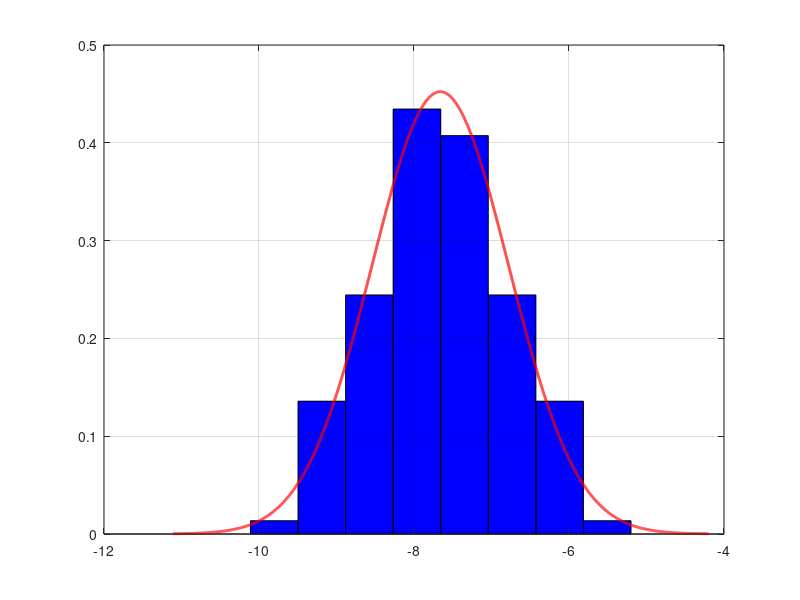
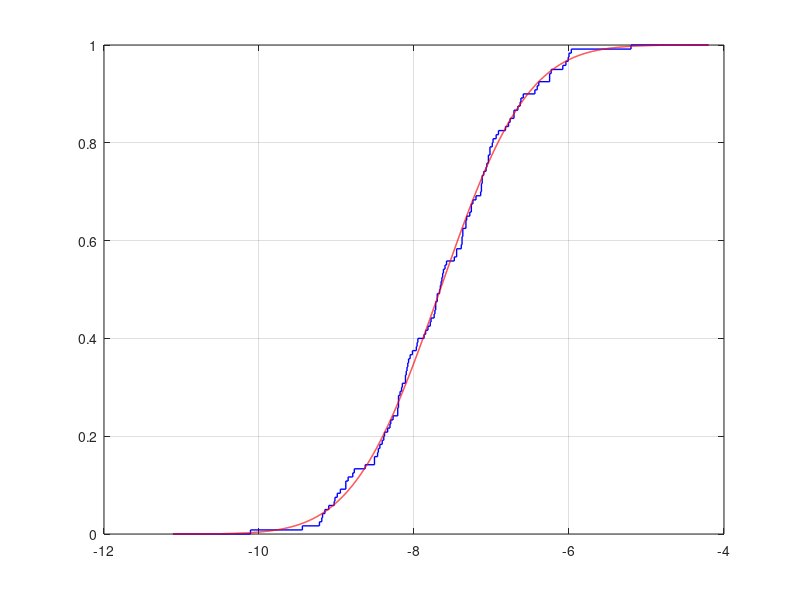

Reproduce these figures in MATLAB, in order.
function lab_1()
    % Выборка объема n из генеральной совокупности X
    X = csvread('X.csv');

    X = sort(X);
    n = length(X);
    
    fprintf("a) Вычисление максимального значения Mmax и минимального значения Mmin\n");
    
    Mmax = max(X);
    Mmin = min(X);
    
    fprintf("\nMmax = %.4f\n", Mmax);
    fprintf("\nMmin  = %.4f\n", Mmin);
    
    fprintf("\nb) Вычисление размаха R\n");

    R = Mmax - Mmin;
    fprintf("\nR = %.4f\n", R);
    
    fprintf("\nc) Вычисление оценок Mu и S_quad математического ожидания MX и дисперсии DX\n");
    
    Mu = sum(X) / n; % Выборочное среднее
    S_quad = sum((X - Mu) .^2) / (n - 1); % Исправленная выборочная дисперсия
    
    fprintf("\nMu = %.4f\n", Mu);
    fprintf("\nS_quad = %.4f\n", S_quad);
    
    
    
    fprintf("\nd) Группировка значений выборки в m = [log2 n] + 2 интервала\n\n");
    
    % Поиск количества интервалов
    % floor(X) - возвращает значения, округленные до ближайшего целого <= X
    m = floor(log2(n)) + 2; 
    fprintf("Кол-во интервалов m = %3d\n\n", m);
    
    % Ширина интервала
    delta = (X(n) - X(1)) / m;
    
    % Нахождение границ интервалов
    borders = Mmin : delta : Mmax;
    
    % Массив с кол-вом элементов выборки, попавших в i-ый промежуток
    ni_arr = zeros(m, 1); 
    
    for i = 1 : (m) 
        count = 0; % Кол-во значений в i-том интервале
        
        for x = X
            % Последний интервал включает в себя крайнее правое значение
            if (i == m) && (x >= borders(i)) && (x <= borders(i + 1))
                count = count + 1;
            % Остальные интервалы включают только слева 
            elseif (x >= borders(i)) && (x < borders(i + 1))
                count = count + 1;
            endif
        endfor
        
        if (i == m)
            fprintf(" %d. [%.3f; %.3f], кол-во элементов: %d\n", i, borders(i), borders(i + 1), count);
        else
            fprintf(" %d. [%.3f; %.3f), кол-во элементов: %d\n", i, borders(i), borders(i + 1), count);
        endif
        
        ni_arr(i) = count;
    endfor

    
    
    fprintf("\ne) Построение на одной координатной плоскости гистограммы\
             \n   и графика функции плотности распределния вероятностей\
             \n   нормальной случайной величины с математическим\
             \n   ожиданием Mu и дисперсие S_quad\n\n"); 
    
    % Гистограмма
    
    mid_intervals = zeros(m, 1);
    
    for i = 1 : m
        mid_intervals(i) = (borders(i) + borders(i + 1)) / 2;
    endfor
    
    column_values = zeros(m, 1);
    
    for i = 1 : m
        column_values(i) = ni_arr(i) / (n * delta);
    endfor
    
    % Отрисовка гистограммы
    bar(mid_intervals, column_values, 1, 'b');
    hold on;
    
    % График функции плотности нормального распределения 
    
    % Набор значений
    x_coords = (Mmin - 1) : 1e-3 : (Mmax + 1);
    
    % normpdf - функция плотности нормального распределения
    func_density_norm = normpdf(x_coords, Mu, sqrt(S_quad)); 
    
    % Отрисовка графика плоности нормального распределения 
    plot(x_coords, func_density_norm, 'r', 'LineWidth', 2);
    grid;
    
    
    
    fprintf("\nd) Построение на другой координатной плоскости графика\
             \n   эмпирической функции распределения и функции\
             \n   распределения нормальной случайной величины с\
             \n   математическим ожиданием Mu и S_quad\n\n");   
    
    % Эмпирической функции распределния

    t_arr = zeros(1, n + 2);
    
    t_arr(1)     = X(1) - 1;
    t_arr(n + 2) = X(n) + 1;
    
    for ind = 2 : n + 1
        t_arr(ind) = X(ind - 1);
    endfor
    
    % Значения эмпирической функции распреления
    func_emperic = zeros(length(t_arr), 1);
    
    for i = 1 : length(t_arr)
        count = 0;
        
        for j = 1: n
            if X(j) <= t_arr(i)
                count = count + 1;
            endif
        endfor
        
        func_emperic(i) = count / n;
    endfor
    
    figure();
    
    % Отрисовка эмпирической функции распределения
    stairs(t_arr, func_emperic, 'b', 'LineWidth', 1);
    hold on;
    
    % График функции нормального распределения 
    
    % Набор значений
    x_coords = (Mmin - 1) : 1e-3 : (Mmax + 1);
    
    % normсdf - функция нормального распределения
    func_norm = normcdf(x_coords, Mu, sqrt(S_quad));
    
    % Отрисовка графика нормального распределения 
    plot(x_coords, func_norm, 'r', 'LineWidth', 1);
    grid;
    
endfunction
